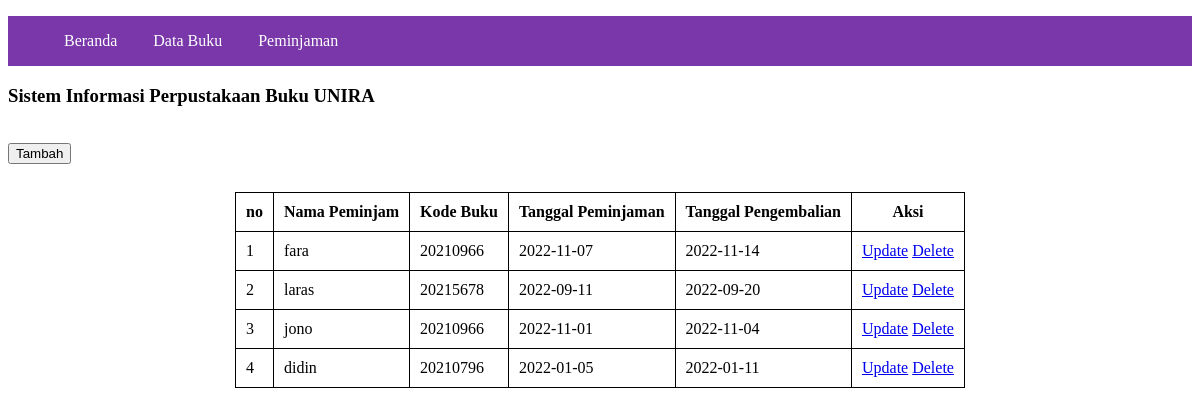
Page /tampil_pinjam.php on the committed database.
### tables this page shows
CREATE TABLE `peminjaman` (
  `id_pinjam` int(11) NOT NULL,
  `id_buku` int(11) NOT NULL,
  `nama_peminjam` varchar(250) NOT NULL,
  `tgl_peminjaman` date NOT NULL,
  `tgl_pengembalian` date NOT NULL
);

CREATE TABLE `buku` (
  `id_buku` int(11) NOT NULL,
  `kode_buku` char(11) NOT NULL,
  `judul` varchar(250) NOT NULL,
  `sinopsis` varchar(250) NOT NULL,
  `pengarang` varchar(250) NOT NULL,
  `penerbit` varchar(50) NOT NULL,
  `tahun` int(4) NOT NULL
);

### tampil_pinjam.php (the view, shortened to what this page needs)
<!DOCTYPE html>
<html>
<head>
</head>
<body>
<?php
    include "navbar.php";
    ?>
	<h3>Sistem Informasi Perpustakaan Buku UNIRA</h3>
	<br>
	<a href="tambah_pinjam.php">
		<button>Tambah</button>
	</a>
	<br><br>
	<table align="center" border="1">
        <tr>
            <th>no</th>
            <th>Nama Peminjam</th>
            <th>Kode Buku</th>
            <th>Tanggal Peminjaman</th>
            <th>Tanggal Pengembalian</th>
            <th>Aksi</th>
        </tr>
        <?php
    include 'config/koneksi.php';
    $sql = "SELECT * FROM `peminjaman` INNER JOIN buku on buku.id_buku=peminjaman.id_buku";
    $hasil = mysqli_query($koneksi, $sql);
    $no = 0;
    while ($data = mysqli_fetch_array($hasil)) {
        $no++;
    ?>
        <tr>
            <td>
                <?php echo $no; ?>
            </td>
            <td>
                <?php echo $data["nama_peminjam"]; ?>
            </td>
            <td>
                <?php echo $data["kode_buku"]; ?>
            </td>
            <td>
                <?php echo $data["tgl_peminjaman"]; ?>
            </td>
            <td>
                <?php echo $data["tgl_pengembalian"]; ?>
            </td>
            <td>
                <a href="view/edit_pinjam.php?id_pinjam=<?php echo $data['id_pinjam']; ?>" class="btn btn-warning" role="button">Update</a>
                <a href="view/hapus_peminjaman.php?id_pinjam=<?php echo $data['id_pinjam']; ?>" class="btn btn-warning" role="button">Delete</a>
            </td>
        </tr>
        <?php
    }
    ?>
    </table>
</body>
</html>

### navbar.php (shortened to what this page needs)
<div class="navbar">
            <ul>
                <li><a href="index.php">Beranda</a></li>
                <li><a href="tampil.php">Data Buku</a></li>
                <li><a href="tampil_pinjam.php">Peminjaman</a></li>
            </ul>
        </div>

### navbar.php (style rules this page uses)
.navbar { background-color: rgb(121, 55, 169); }
.navbar { list-style: armenian; padding: 0%; }
.navbar ul li { display: inline-table; }
.navbar ul li a { padding: 1rem; display: block; color: rgb(255, 255, 255); text-decoration: none; }
table { margin-top: 10px; border-collapse: collapse; }
table th { padding:10px; border:1px solid black; }
table td { padding:10px; border:1px solid black; }

### rows in the picture
peminjaman: nama_peminjam "fara", id_buku.kode_buku "20210966", tgl_peminjaman "2022-11-07", tgl_pengembalian "2022-11-14"
peminjaman: nama_peminjam "laras", id_buku.kode_buku "20215678", tgl_peminjaman "2022-09-11", tgl_pengembalian "2022-09-20"
peminjaman: nama_peminjam "jono", id_buku.kode_buku "20210966", tgl_peminjaman "2022-11-01", tgl_pengembalian "2022-11-04"
peminjaman: nama_peminjam "didin", id_buku.kode_buku "20210796", tgl_peminjaman "2022-01-05", tgl_pengembalian "2022-01-11"
